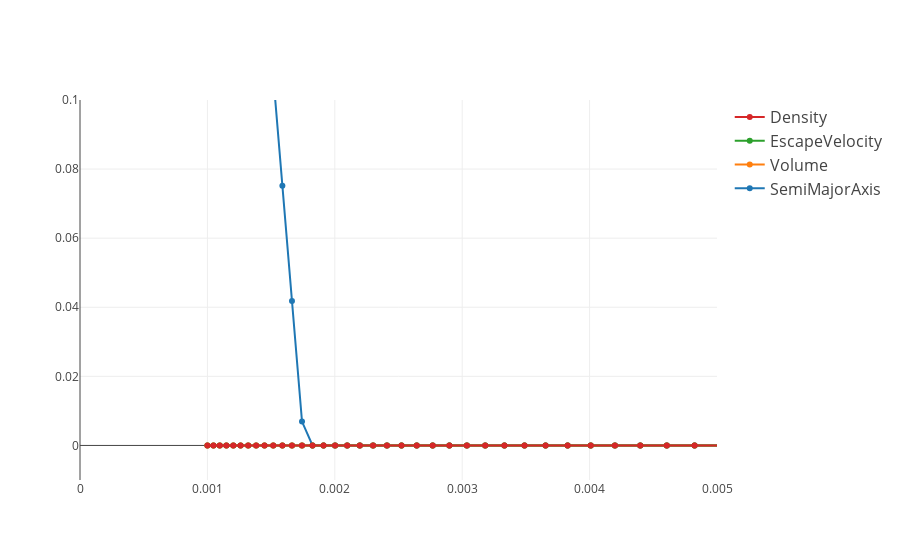

This figure's notebook cell:
### Code cell
data = []
for beta in range(len(X_train.columns)):
    trace = go.Scatter(
        x = alphas,
        y = coefs[:,beta],
        mode='lines+markers',
        name = X_train.columns[beta],
        line=dict(shape='linear')
    )
    data.append(trace)


# Edit the layout
layout = dict(
    yaxis = dict(
        range = [-0.01,.1],
    ),
    xaxis = dict(
        range = [0,.005]
    ),
    legend=dict(
        traceorder='reversed',
        font=dict(size=16)
    ))

fig = dict(data=data, layout=layout)
plot.iplot(fig, filename='weight-alpha-lasso')

### Figure 1 — Plotly figure (JSON) as saved in the notebook; plotly's stock layout.template omitted (floating-point values rounded to 4 significant figures; data arrays with more than 128 entries replaced by an {"elided": "..."} marker saying what was removed)
{"data": [{"line": {"shape": "linear"}, "mode": "lines+markers", "name": "SemiMajorAxis", "type": "scatter", "x": {"elided": "200 float values"}, "y": {"elided": "200 float values"}}, {"line": {"shape": "linear"}, "mode": "lines+markers", "name": "Volume", "type": "scatter", "x": {"elided": "200 float values"}, "y": {"elided": "200 int values"}}, {"line": {"shape": "linear"}, "mode": "lines+markers", "name": "EscapeVelocity", "type": "scatter", "x": {"elided": "200 float values"}, "y": {"elided": "200 int values"}}, {"line": {"shape": "linear"}, "mode": "lines+markers", "name": "Density", "type": "scatter", "x": {"elided": "200 float values"}, "y": {"elided": "200 int values"}}], "layout": {"legend": {"font": {"size": 16}, "traceorder": "reversed"}, "xaxis": {"range": [0, 0.005]}, "yaxis": {"range": [-0.01, 0.1]}}}
